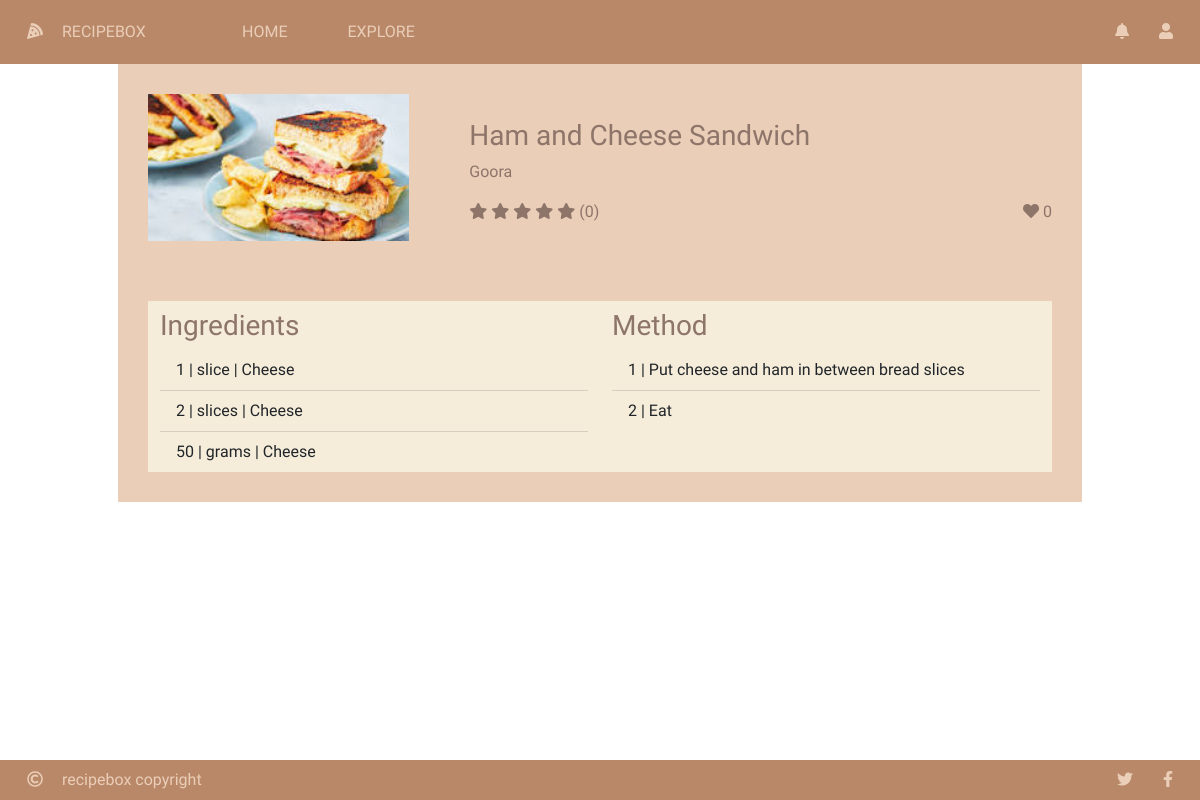
Page /recipe/1/ on the committed database.
### recipebox/models/recipes.py (models this page shows, shortened)
class Recipe(db.Model):
    __tablename__ = "recipe"
    id = db.Column(db.Integer, primary_key=True)
    name = db.Column(db.String(30), nullable=False)
    picture = db.Column(db.String(150), nullable=False)
    cook_time = db.Column(db.Integer, nullable=False)
    date_created = db.Column(db.DateTime, nullable=False)
    ingredients = db.relationship('RecipeIngredient', backref="recipe_object", lazy=True)
    procedures = db.relationship('RecipeProcedure', backref="recipe_object", lazy=True)
    user_id = db.Column(db.Integer, db.ForeignKey('user.id'), nullable=False)
    likes = db.relationship('Like', backref="recipe_object", lazy=True)
    ratings = db.relationship('Rating', backref="recipe_object", lazy=True)
    tags = db.relationship('Tag', secondary=tags, lazy='subquery', backref=db.backref('recipes', lazy=True))
    def rating_score(self):
        score = 0
        count = 0
        for rating in self.ratings:
            count += 1
            score += rating.score
        if count > 0:
            score /= count
            round(score)
        return score
    def liked_by(self, user=current_user):
        for like in self.likes:
            if like.user_id == user.id:
                return True
        return False

class RecipeIngredient(db.Model):
    __tablename__ = "recipe_ingredient"
    id = db.Column(db.Integer, primary_key=True)
    recipe_id = db.Column(db.Integer, db.ForeignKey('recipe.id'), nullable=False)
    ingredient_id = db.Column(db.Integer, db.ForeignKey('ingredient.id'), nullable=False)
    quantity = db.Column(db.Integer, nullable=False)
    unit = db.Column(db.String(30), nullable=False)

class Ingredient(db.Model):
    __tablename__ = "ingredient"
    id = db.Column(db.Integer, primary_key=True)
    name = db.Column(db.String(30), nullable=False)
    picture = db.Column(db.String(150), nullable=False)
    recipes = db.relationship('RecipeIngredient', backref="ingredient_object", lazy=True)

class RecipeProcedure(db.Model):
    __tablename__ = "recipe_procedure"
    id = db.Column(db.Integer, primary_key=True)
    recipe_id = db.Column(db.Integer, db.ForeignKey('recipe.id'), nullable=False)
    recipe_step = db.Column(db.Integer, nullable=False)
    procedure = db.Column(db.String(100), nullable=False)

### recipebox/models/auth.py (models this page shows, shortened)
class User(UserMixin, db.Model):
    __tablename__ =  "user"
    id = db.Column(db.Integer, primary_key=True)
    email = db.Column(db.String(255), unique=True, nullable=False)
    username = db.Column(db.String(255), nullable=False)
    password = db.Column(db.String(255), nullable=False)
    registered_on = db.Column(db.DateTime, nullable=False)
    admin = db.Column(db.Boolean, nullable=False, default=False)
    recipes = db.relationship('Recipe', backref="user_object", lazy=True)
    likes = db.relationship('Like', backref="user_object", lazy=True)
    ratings = db.relationship('Rating', backref="user_object", lazy=True)
    bio = db.Column(db.String(1024), nullable=True)

### recipebox/recipes/recipes.py (the view)
@recipe_bp.route('/recipe/<id>/')
def recipe_view(id):
    selected_recipe = Recipe.query.get(id)
    if selected_recipe is None:
        return render_template('404_notfound.html')
    else:
        return render_template('view.html', recipe=selected_recipe)

### recipebox/recipes/templates/view.html (shortened to what this page needs)
{% extends "base.html" %}
{% block head %}
	{{ super() }}
	<link rel="stylesheet" type="text/css" href="{{ url_for('static', filename='css/recipes/view.css') }}"/>
{% endblock %}
{% block content %}
	<div id="view-container" class="container">
		<div id="recipe-info" class="row">
			<div class="col-4">
				<div class="img-box">
					<img src="{{ url_for('static', filename='res/recipes/' + recipe.picture) }}"></div>
			</div>
			<div class="col vertical-center">
				<h3>{{ recipe.name }}</h3>
				<a href="{{ url_for('auth_bp.profile_user', user_id=recipe.user_object.id) }}"><p class="subtitle">{{ recipe.user_object.username }}</p></a>
				<div class="inline">
					<div id="star-score">
						{% for i in range(5) %}
							<i class="fas fa-star {{ 'selected' if i < recipe.rating_score() }}"></i>
						{% endfor %}
						<p>({{ recipe.ratings|length }})</p>
					</div>
					<div id="like-button">
						<a href="#" class="like-button-request"><i class="fas fa-heart {{ 'selected' if recipe.liked_by() }} "></i></a>
						<p class="like-button-label">{{ recipe.likes|length }}</p>
					</div>
				</div>
			</div>
		</div>
		<div id="recipe-procedure" class="row">
			<div id="ingredient-list" class="col-6">
				<h3>Ingredients</h3>
				<ul class="list-group list-group-flush">
					{% for ingredient in recipe.ingredients %}
						<li class="list-group-item">
							{{ ingredient.quantity }} | {{ ingredient.unit }} | {{ ingredient.ingredient_object.name }}
						</li>
					{% endfor %}
				</ul>
			</div>
			<div id="method-list" class="col-6">
				<h3>Method</h3>
				<ul class="list-group list-group-flush">
					{% for procedure in recipe.procedures %}
						<li class="list-group-item">
							{{ procedure.recipe_step }} | {{ procedure.procedure }}
						</li>
					{% endfor %}
				</ul>
			</div>
		</div>
	</div>
{% endblock %}

### recipebox/static/css/recipebox.css (style rules this page uses)
html { min-height: 100%; }
body { background: url("../res/background.png") no-repeat center center fixed; background-size: cover; color: #f5edda; height: 100%; font-family: "Raleway", sans-serif; }
a { text-decoration: none; color: #ebceb8; }
.vertical-center { margin-top: auto; margin-bottom: auto; }
.img-box { display: flex; justify-content: center; align-items: center; overflow: hidden; }
.img-box > img { min-width: 100%; min-height: 100%; flex-shrink: 0; }

### recipebox/static/css/recipes/view.css (style rules this page uses)
#view-container { padding: 0px 100px; color: #8e756a; }
h3 { margin: 8px 0px; }
.subtitle, #like-button i { color: #8e756a; }
#recipe-info, #recipe-procedure, #comments { background-color: #ebceb8; }
#recipe-info > div, #recipe-procedure { padding: 30px; }
#recipe-info .inline, #recipe-info .inline * { display: inline; }
#like-button { float: right; }
#ingredient-list *, #ingredient-list, #method-list *, #method-list { background-color: #f5edda; }

### rows in the picture
Recipe: picture (picture), name "Ham and Cheese Sandwich"
User: user_object.username "Goora"
RecipeIngredient: quantity "1", unit "slice", ingredient_object.name "Cheese"
RecipeIngredient: quantity "2", unit "slices", ingredient_object.name "Cheese"
RecipeIngredient: quantity "50", unit "grams", ingredient_object.name "Cheese"
RecipeProcedure: recipe_step "1", procedure "Put cheese and ham in between bread slices"
RecipeProcedure: recipe_step "2", procedure "Eat"

### other values in the picture
{{ recipe.ratings|length }} "0"
{{ recipe.likes|length }} "0"
